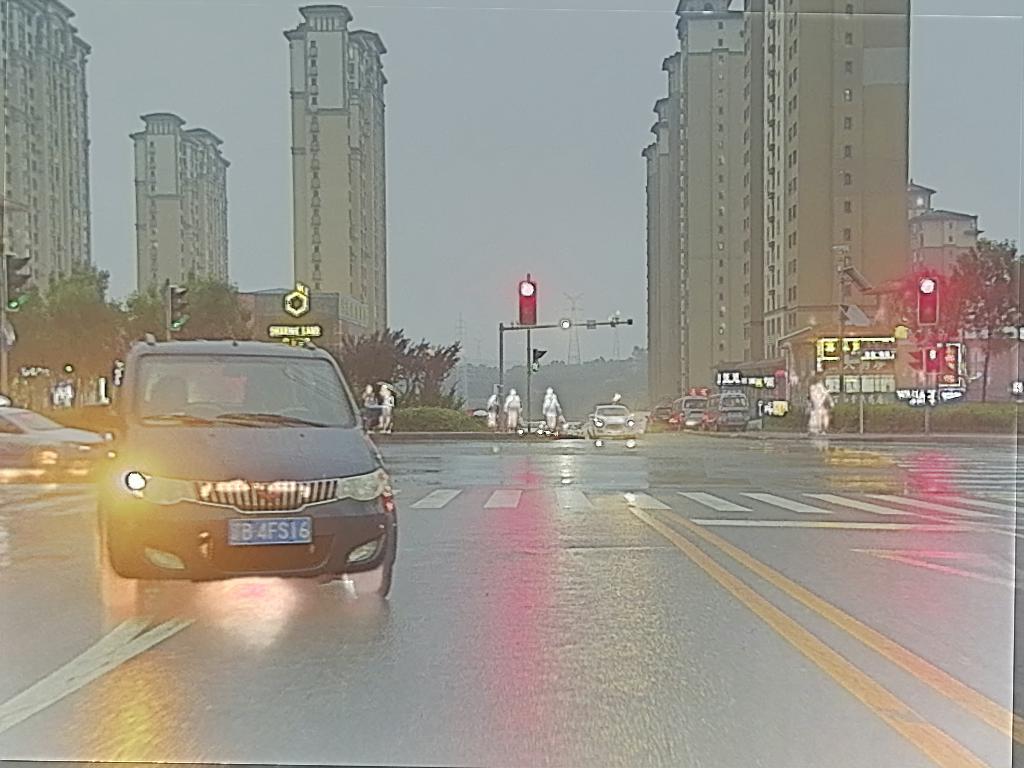
#> input picture DCEvo_mine/DCEvo-main/datasets/M3FD/images/00118.png, 1024 x 768 px; its folder holds 4 pictures in this run
$ python tocolor.py
#> lines starting #> are read from the running program, lines starting #| are printed output that depends on the picture; pictures that were not available may be replaced by others from this repository, and a replacement may not be noted
import os
from PIL import Image

out_folder = './datasets/M3FD/images/'
gray_folder = './datasets/M3FD/images/'
vi_folder = './datasets/M3FD/vi/'

os.makedirs(out_folder, exist_ok=True)

for gray_name in os.listdir(gray_folder):
    if gray_name.lower().endswith(('.png', '.jpg', '.jpeg', '.bmp')):
        gray_base_name = os.path.splitext(gray_name)[0]

        for vi_name in os.listdir(vi_folder):
            if vi_name.lower().endswith(('.png', '.jpg', '.jpeg', '.bmp')):
                vi_base_name = os.path.splitext(vi_name)[0]
                if gray_base_name == vi_base_name:
                    gray_img_path = os.path.join(gray_folder, gray_name)
                    gray_img = Image.open(gray_img_path).convert('L')
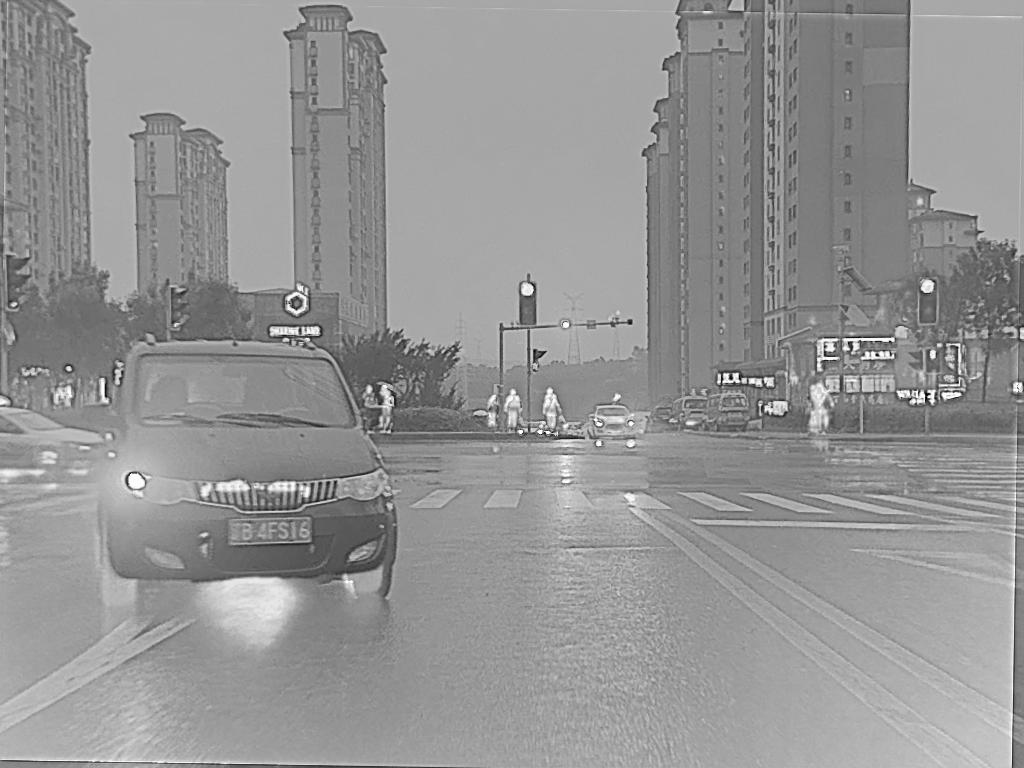
#> gray_img: PIL image 1024x768 L; min 0, max 255, mean 148.5

                    vi_img_path = os.path.join(vi_folder, vi_name)
                    vi_img = Image.open(vi_img_path).convert('YCbCr')
#> vi_img: PIL image 1024x768 YCbCr; mean of channels 0, 1, 2 148, 121.8, 131
                    vi, cb, cr = vi_img.split()
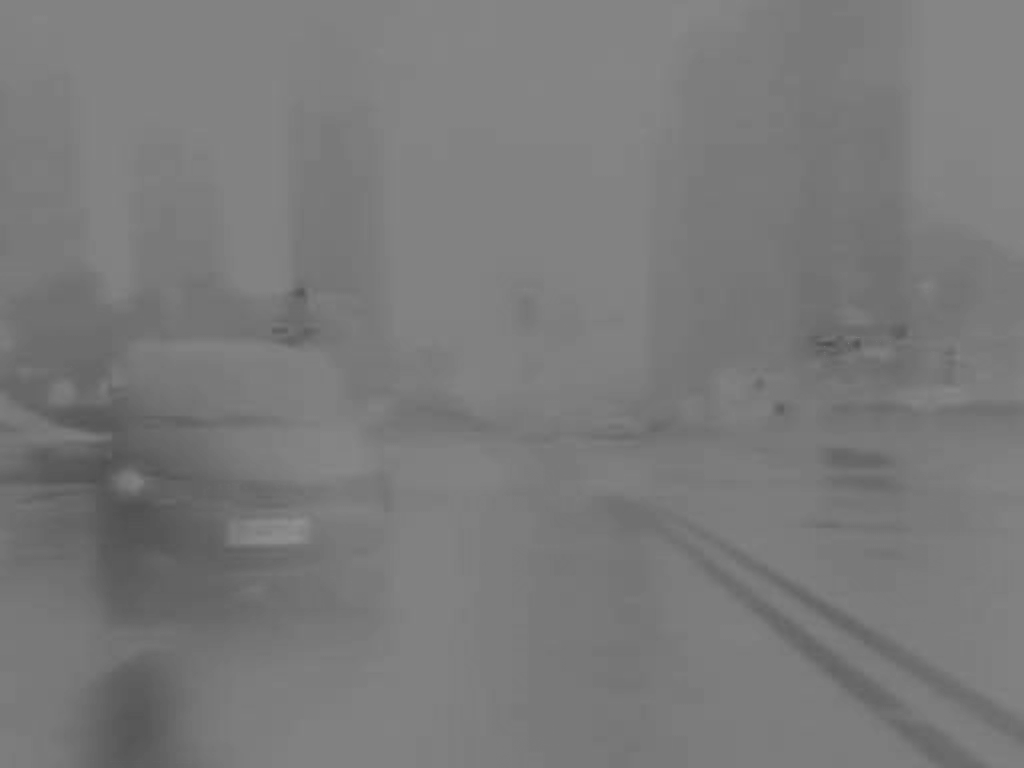
#> cb: PIL image 1024x768 L; min 78, max 144, mean 121.8
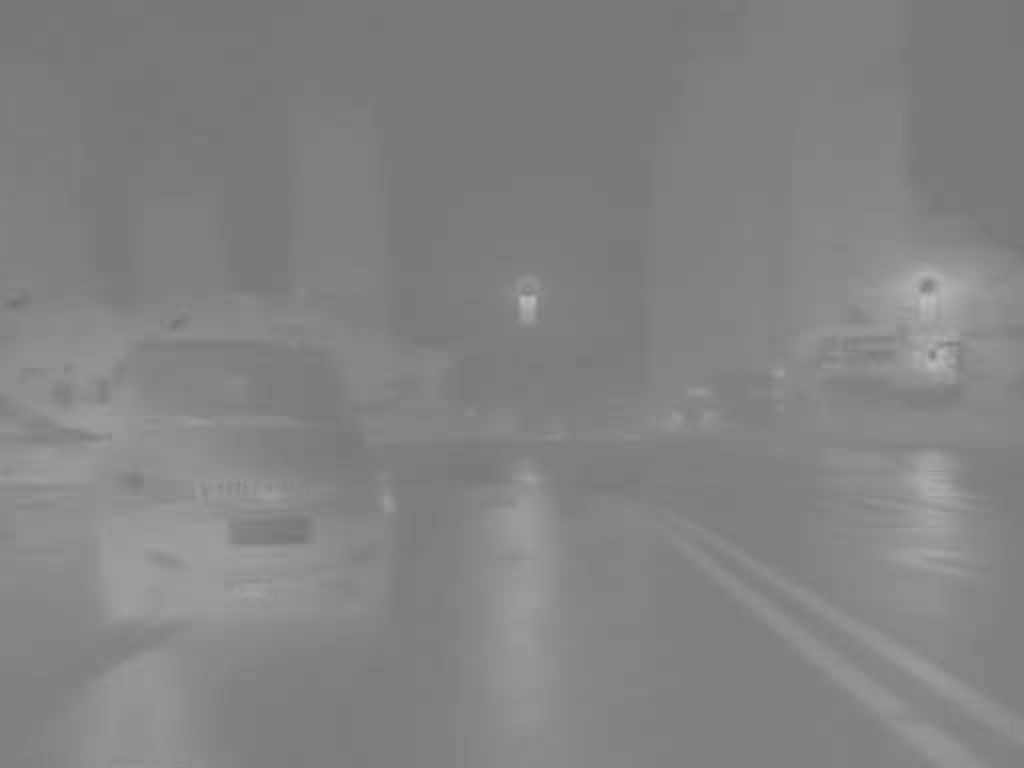
#> cr: PIL image 1024x768 L; min 113, max 187, mean 131
                    combine_img = Image.merge(
                        "YCbCr", (gray_img, cb, cr)).convert('RGB')
                    output_path = os.path.join(
                        out_folder, f"{gray_base_name}.png")
                    combine_img.save(output_path)
                    print(f"Saved combined image to {output_path}")
                    break

print("Images have been saved.")
